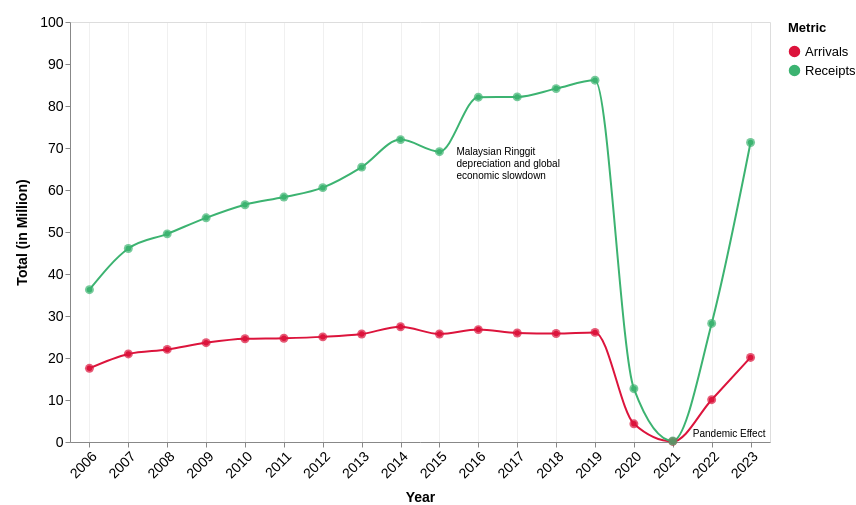

The specification (Vega-Lite) saved for this image:
### Vega-Lite specification from a JSON file in a GitHub repository (floating-point values rounded to 4 significant figures)
{"$schema": "https://vega.github.io/schema/vega-lite/v5.json", "width": 700, "height": 420, "data": {"values": [{"year": "2006", "Arrivals": 17.55, "Receipts": 36.27}, {"year": "2007", "Arrivals": 20.97, "Receipts": 46.07}, {"year": "2008", "Arrivals": 22.05, "Receipts": 49.56}, {"year": "2009", "Arrivals": 23.64, "Receipts": 53.37}, {"year": "2010", "Arrivals": 24.58, "Receipts": 56.49}, {"year": "2011", "Arrivals": 24.71, "Receipts": 58.32}, {"year": "2012", "Arrivals": 25.03, "Receipts": 60.56}, {"year": "2013", "Arrivals": 25.72, "Receipts": 65.44}, {"year": "2014", "Arrivals": 27.44, "Receipts": 72.0}, {"year": "2015", "Arrivals": 25.72, "Receipts": 69.12}, {"year": "2016", "Arrivals": 26.76, "Receipts": 82.1}, {"year": "2017", "Arrivals": 25.95, "Receipts": 82.17}, {"year": "2018", "Arrivals": 25.83, "Receipts": 84.14}, {"year": "2019", "Arrivals": 26.1, "Receipts": 86.14}, {"year": "2020", "Arrivals": 4.33, "Receipts": 12.69}, {"year": "2021", "Arrivals": 0.13, "Receipts": 0.24}, {"year": "2022", "Arrivals": 10.07, "Receipts": 28.23}, {"year": "2023", "Arrivals": 20.14, "Receipts": 71.31}]}, "transform": [{"fold": ["Arrivals", "Receipts"], "as": ["Metric", "Value"]}], "layer": [{"mark": {"type": "line", "point": true, "interpolate": "monotone", "tooltip": true}, "encoding": {"x": {"field": "year", "type": "ordinal", "title": "Year", "axis": {"labelAngle": -45, "titlePadding": 10, "labelFontSize": 14, "titleFontSize": 14, "grid": true, "gridOpacity": 0.45}}, "y": {"field": "Value", "type": "quantitative", "title": "Total (in Million)", "axis": {"titlePadding": 10, "labelFontSize": 14, "titleFontSize": 14, "grid": false}, "scale": {"domain": [0, 100]}}, "color": {"field": "Metric", "type": "nominal", "scale": {"domain": ["Arrivals", "Receipts"], "range": ["#DC143C", "#3CB371"]}, "legend": {"title": "Metric", "labelFontSize": 13, "titleFontSize": 13, "titlePadding": 10}}}}, {"mark": {"type": "point", "tooltip": true, "filled": true, "size": 80}, "encoding": {"x": {"field": "year", "type": "ordinal"}, "y": {"field": "Value", "type": "quantitative"}, "color": {"field": "Metric", "type": "nominal"}, "tooltip": [{"field": "year", "title": "Year"}, {"field": "Metric", "title": "Metric"}, {"field": "Value", "title": "Value", "format": ".2f"}]}}, {"mark": {"type": "text", "fontSize": 14, "lineHeight": 12, "fontStyle": "Helvetica Neue", "align": "left", "color": "#000", "dx": 17, "dy": -1}, "encoding": {"x": {"field": "year", "type": "ordinal", "title": "Year"}, "y": {"field": "Value", "type": "quantitative"}, "text": {"value": ["Malaysian Ringgit", "depreciation and global", "economic slowdown"]}}, "transform": [{"filter": {"field": "Value", "equal": 69.12}}]}, {"mark": {"type": "text", "fontSize": 14, "lineHeight": 12, "fontStyle": "Helvetica Neue", "align": "left", "color": "#000", "dx": 20, "dy": -7.5}, "encoding": {"x": {"field": "year", "type": "ordinal", "title": "Year"}, "y": {"field": "Value", "type": "quantitative"}, "text": {"value": ["Pandemic Effect"]}}, "transform": [{"filter": {"field": "Value", "equal": 0.24}}]}], "padding": {"top": 15, "left": 15}}
